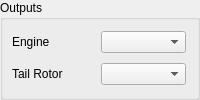
            <widget class="QGroupBox" name="SwashplateBox_2">
             <property name="sizePolicy">
              <sizepolicy hsizetype="Fixed" vsizetype="Maximum">
               <horstretch>0</horstretch>
               <verstretch>0</verstretch>
              </sizepolicy>
             </property>
             <property name="title">
              <string>Outputs</string>
             </property>
             <layout class="QGridLayout" name="gridLayout_18">
              <property name="horizontalSpacing">
               <number>3</number>
              </property>
              <property name="verticalSpacing">
               <number>2</number>
              </property>
              <property name="margin">
               <number>3</number>
              </property>
              <item row="2" column="1">
               <widget class="QComboBox" name="ccpmTailChannel">
                <property name="sizePolicy">
                 <sizepolicy hsizetype="Fixed" vsizetype="Fixed">
                  <horstretch>0</horstretch>
                  <verstretch>0</verstretch>
                 </sizepolicy>
                </property>
                <property name="minimumSize">
                 <size>
                  <width>85</width>
                  <height>0</height>
                 </size>
                </property>
                <property name="maximumSize">
                 <size>
                  <width>85</width>
                  <height>16777215</height>
                 </size>
                </property>
               </widget>
              </item>
              <item row="1" column="1">
               <widget class="QComboBox" name="ccpmEngineChannel">
                <property name="sizePolicy">
                 <sizepolicy hsizetype="Fixed" vsizetype="Fixed">
                  <horstretch>0</horstretch>
                  <verstretch>0</verstretch>
                 </sizepolicy>
                </property>
                <property name="minimumSize">
                 <size>
                  <width>85</width>
                  <height>0</height>
                 </size>
                </property>
                <property name="maximumSize">
                 <size>
                  <width>85</width>
                  <height>16777215</height>
                 </size>
                </property>
               </widget>
              </item>
              <item row="2" column="0">
               <widget class="QLabel" name="ccpmTailLabel">
                <property name="sizePolicy">
                 <sizepolicy hsizetype="Fixed" vsizetype="Preferred">
                  <horstretch>0</horstretch>
                  <verstretch>0</verstretch>
                 </sizepolicy>
                </property>
                <property name="minimumSize">
                 <size>
                  <width>80</width>
                  <height>0</height>
                 </size>
                </property>
                <property name="maximumSize">
                 <size>
                  <width>80</width>
                  <height>16777215</height>
                 </size>
                </property>
                <property name="text">
                 <string>Tail Rotor</string>
                </property>
               </widget>
              </item>
              <item row="1" column="0">
               <widget class="QLabel" name="ccpmEngineLabel">
                <property name="sizePolicy">
                 <sizepolicy hsizetype="Fixed" vsizetype="Preferred">
                  <horstretch>0</horstretch>
                  <verstretch>0</verstretch>
                 </sizepolicy>
                </property>
                <property name="minimumSize">
                 <size>
                  <width>80</width>
                  <height>0</height>
                 </size>
                </property>
                <property name="maximumSize">
                 <size>
                  <width>80</width>
                  <height>16777215</height>
                 </size>
                </property>
                <property name="text">
                 <string>Engine</string>
                </property>
               </widget>
              </item>
             </layout>
            </widget>
